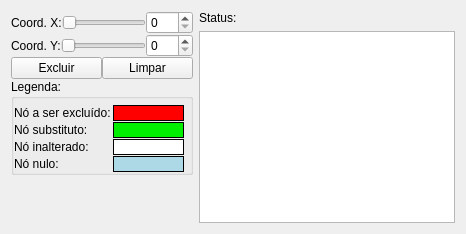
       <widget class="QWidget" name="tabExcluir">
        <attribute name="title">
         <string>Excluir</string>
        </attribute>
        <layout class="QFormLayout" name="formLayout_4">
         <item row="0" column="0">
          <layout class="QVBoxLayout" name="verticalLayout_3">
           <property name="spacing">
            <number>0</number>
           </property>
           <property name="sizeConstraint">
            <enum>QLayout::SetDefaultConstraint</enum>
           </property>
           <item>
            <layout class="QHBoxLayout" name="horizontalLayoutCoordenadaX_2">
             <item>
              <widget class="QLabel" name="labelCoordenadaXExcluir">
               <property name="text">
                <string>Coord. X:</string>
               </property>
              </widget>
             </item>
             <item>
              <widget class="QSlider" name="horizontalSliderCoordenadaXExcluir">
               <property name="maximum">
                <number>250</number>
               </property>
               <property name="orientation">
                <enum>Qt::Horizontal</enum>
               </property>
              </widget>
             </item>
             <item>
              <widget class="QSpinBox" name="spinBoxCoordenadaXExcluir">
               <property name="maximum">
                <number>250</number>
               </property>
              </widget>
             </item>
            </layout>
           </item>
           <item>
            <layout class="QHBoxLayout" name="horizontalLayoutCoordenadaY_2">
             <item>
              <widget class="QLabel" name="labelCoordenadaYExcluir">
               <property name="text">
                <string>Coord. Y:</string>
               </property>
              </widget>
             </item>
             <item>
              <widget class="QSlider" name="horizontalSliderCoordenadaYExcluir">
               <property name="maximum">
                <number>250</number>
               </property>
               <property name="orientation">
                <enum>Qt::Horizontal</enum>
               </property>
              </widget>
             </item>
             <item>
              <widget class="QSpinBox" name="spinBoxCoordenadaYExcluir">
               <property name="maximum">
                <number>250</number>
               </property>
              </widget>
             </item>
            </layout>
           </item>
           <item>
            <layout class="QHBoxLayout" name="horizontalLayout_5">
             <item>
              <widget class="QPushButton" name="pushButtonExcluir">
               <property name="maximumSize">
                <size>
                 <width>16777215</width>
                 <height>16777215</height>
                </size>
               </property>
               <property name="text">
                <string>Excluir</string>
               </property>
              </widget>
             </item>
             <item>
              <widget class="QPushButton" name="pushButtonLimparExcluir">
               <property name="enabled">
                <bool>true</bool>
               </property>
               <property name="maximumSize">
                <size>
                 <width>16777215</width>
                 <height>16777215</height>
                </size>
               </property>
               <property name="text">
                <string>Limpar</string>
               </property>
              </widget>
             </item>
            </layout>
           </item>
           <item>
            <widget class="QGroupBox" name="groupBox">
             <property name="focusPolicy">
              <enum>Qt::NoFocus</enum>
             </property>
             <property name="contextMenuPolicy">
              <enum>Qt::DefaultContextMenu</enum>
             </property>
             <property name="acceptDrops">
              <bool>false</bool>
             </property>
             <property name="layoutDirection">
              <enum>Qt::LeftToRight</enum>
             </property>
             <property name="autoFillBackground">
              <bool>false</bool>
             </property>
             <property name="title">
              <string>Legenda:</string>
             </property>
             <property name="flat">
              <bool>false</bool>
             </property>
             <property name="checkable">
              <bool>false</bool>
             </property>
             <layout class="QGridLayout" name="gridLayout">
              <property name="leftMargin">
               <number>0</number>
              </property>
              <property name="topMargin">
               <number>6</number>
              </property>
              <property name="rightMargin">
               <number>6</number>
              </property>
              <property name="bottomMargin">
               <number>0</number>
              </property>
              <property name="horizontalSpacing">
               <number>2</number>
              </property>
              <property name="verticalSpacing">
               <number>1</number>
              </property>
              <item row="0" column="0">
               <widget class="QLabel" name="label_2">
                <property name="text">
                 <string>Nó a ser excluído:</string>
                </property>
               </widget>
              </item>
              <item row="0" column="1">
               <widget class="QLabel" name="label_3">
                <property name="styleSheet">
                 <string notr="true">background-color:#ff0000;</string>
                </property>
                <property name="frameShape">
                 <enum>QFrame::Box</enum>
                </property>
                <property name="text">
                 <string/>
                </property>
               </widget>
              </item>
              <item row="1" column="0">
               <widget class="QLabel" name="label_4">
                <property name="text">
                 <string>Nó substituto:</string>
                </property>
               </widget>
              </item>
              <item row="1" column="1">
               <widget class="QLabel" name="label_5">
                <property name="styleSheet">
                 <string notr="true">background-color:#00ee00;</string>
                </property>
                <property name="frameShape">
                 <enum>QFrame::Box</enum>
                </property>
                <property name="text">
                 <string/>
                </property>
               </widget>
              </item>
              <item row="2" column="0">
               <widget class="QLabel" name="label_6">
                <property name="text">
                 <string>Nó inalterado:</string>
                </property>
               </widget>
              </item>
              <item row="2" column="1">
               <widget class="QLabel" name="label_7">
                <property name="styleSheet">
                 <string notr="true">background-color:#ffffff;</string>
                </property>
                <property name="frameShape">
                 <enum>QFrame::Box</enum>
                </property>
                <property name="frameShadow">
                 <enum>QFrame::Plain</enum>
                </property>
                <property name="text">
                 <string/>
                </property>
               </widget>
              </item>
              <item row="3" column="0">
               <widget class="QLabel" name="label_8">
                <property name="text">
                 <string>Nó nulo:</string>
                </property>
               </widget>
              </item>
              <item row="3" column="1">
               <widget class="QLabel" name="label_9">
                <property name="styleSheet">
                 <string notr="true">background-color:#add8e6;</string>
                </property>
                <property name="frameShape">
                 <enum>QFrame::Box</enum>
                </property>
                <property name="text">
                 <string/>
                </property>
               </widget>
              </item>
             </layout>
            </widget>
           </item>
           <item>
            <spacer name="verticalSpacer_4">
             <property name="orientation">
              <enum>Qt::Vertical</enum>
             </property>
             <property name="sizeHint" stdset="0">
              <size>
               <width>20</width>
               <height>40</height>
              </size>
             </property>
            </spacer>
           </item>
          </layout>
         </item>
         <item row="0" column="1">
          <layout class="QVBoxLayout" name="verticalLayout_4">
           <item>
            <widget class="QLabel" name="labelStatusExcluir">
             <property name="text">
              <string>Status:</string>
             </property>
            </widget>
           </item>
           <item>
            <widget class="QTextEdit" name="textEditExcluir">
             <property name="readOnly">
              <bool>true</bool>
             </property>
            </widget>
           </item>
          </layout>
         </item>
        </layout>
       </widget>
